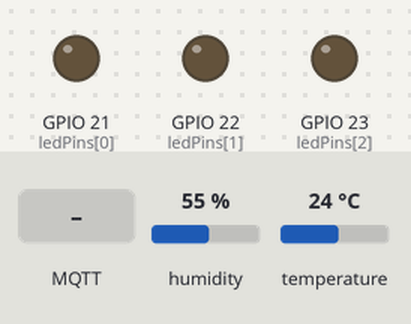
A sketch run on a simulated ESP32. On the bench: output pins drawn as LEDs (lit = HIGH). The inputs (shaded band) are chosen by the test bench; at power-on: humidity 55 %, temperature 24 °C. WiFi joins after 1.5 s; servers stay silent unless stated; no MQTT or app messages arrive unless stated; what the sketch prints to the serial monitor is not drawn.

Above: at 2.7 s.
2.8 s: MQTT message "1" arrives on the first subscribed topic
At 4.0 s:
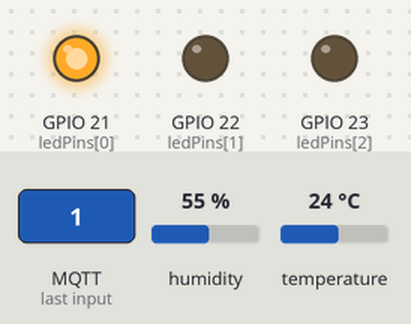
5.0 s: MQTT message "1" arrives on the second subscribed topic
At 6.7 s:
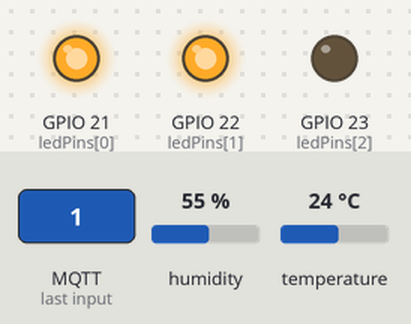
7.0 s: MQTT message "0" arrives on the first subscribed topic
At 8.7 s:
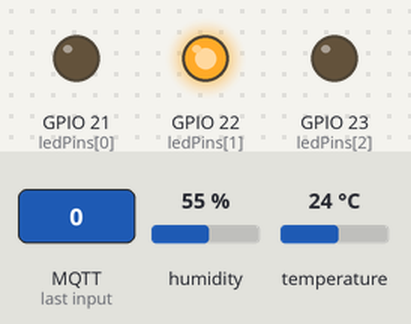
9.0 s: MQTT message "1" arrives on the third subscribed topic
At 10.5 s:
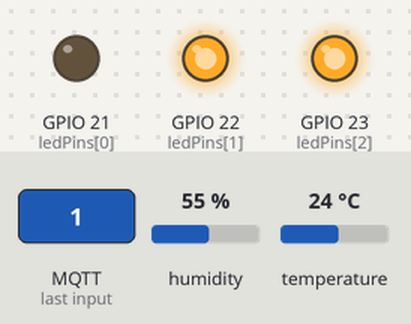
11.0 s: MQTT message "0" arrives on the second subscribed topic
At 12.2 s:
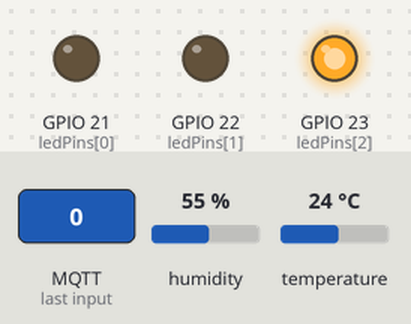
13.0 s: MQTT message "0" arrives on the third subscribed topic
At 14.0 s:
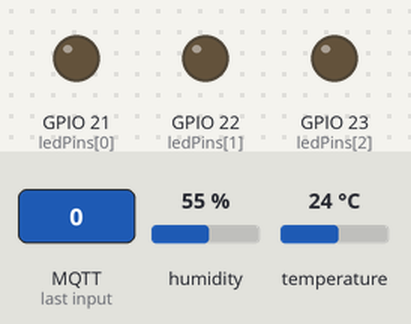
Timing chart, 0 to 16.0 s (numbered marks = the images above; inputs shaded):
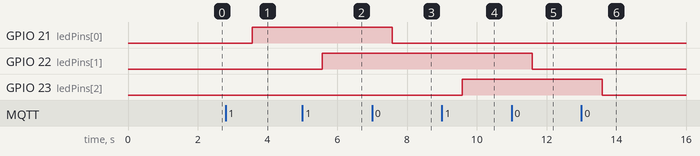

Measured:
- after the input at 2.8 s, GPIO 21 (ledPins[0]): LOW → HIGH after 0.76 s
- after the input at 5.0 s, GPIO 22 (ledPins[1]): LOW → HIGH after 0.57 s
- after the input at 7.0 s, GPIO 21 (ledPins[0]): HIGH → LOW after 0.57 s
- after the input at 9.0 s, GPIO 23 (ledPins[2]): LOW → HIGH after 0.58 s
- after the input at 11.0 s, GPIO 22 (ledPins[1]): HIGH → LOW after 0.59 s
- after the input at 13.0 s, GPIO 23 (ledPins[2]): HIGH → LOW after 0.59 s

The sketch:

sensor_data.ino
```cpp
#include <WiFi.h>
#include <PubSubClient.h>
#include <DHT.h>

// ——— Настройки Wi-Fi ———
const char* ssid     = "TP-Link_B181";
const char* password = "qzectbumFer2426";

// ——— Настройки MQTT ———
const char* mqtt_server = "192.168.0.105";  // IP вашего брокера
const uint16_t mqtt_port = 1884;
const char* pub_topic    = "home/dht22";
const char* sub_topics[] = {
  "home/dht22/led21",
  "home/dht22/led22",
  "home/dht22/led23"
};

// ——— Настройки DHT22 ———
#define DHTPIN 4
#define DHTTYPE DHT22
DHT dht(DHTPIN, DHTTYPE);

// ——— Настройки LED ———
const int ledPins[] = {21, 22, 23};

WiFiClient   espClient;
PubSubClient mqttClient(espClient);

void initWiFi() {
  WiFi.mode(WIFI_STA);
  WiFi.begin(ssid, password);
  Serial.print("Connecting to WiFi");
  while (WiFi.status() != WL_CONNECTED) {
    Serial.print('.');
    delay(500);
  }
  Serial.println();
  Serial.print("WiFi connected, IP: ");
  Serial.println(WiFi.localIP());
}

// Обработчик входящих MQTT-сообщений
void mqttCallback(char* topic, byte* payload, unsigned int length) {
  // Определим состояние ON/OFF
  bool on = (length > 0 && payload[0] == '1');

  // Найдём, к какому пину относится топик
  for (int i = 0; i < 3; i++) {
    if (strcmp(topic, sub_topics[i]) == 0) {
      digitalWrite(ledPins[i], on ? HIGH : LOW);
      Serial.printf("LED on pin %d turned %s\n", ledPins[i], on ? "ON" : "OFF");
      break;
    }
  }
}

void reconnectMQTT() {
  while (!mqttClient.connected()) {
    Serial.print("Connecting to MQTT...");
    if (mqttClient.connect("ESP32-DHT22")) {
      Serial.println("connected");
      // После подключения — подписываемся на команды управления LED
      for (auto &t : sub_topics) {
        mqttClient.subscribe(t);
      }
    } else {
      Serial.print("failed, rc=");
      Serial.print(mqttClient.state());
      Serial.println(" — retry in 5s");
      delay(5000);
    }
  }
}

void setup() {
  Serial.begin(115200);
  dht.begin();

  // Настраиваем пины LED как выходы и сразу гасим
  for (int pin : ledPins) {
    pinMode(pin, OUTPUT);
    digitalWrite(pin, LOW);
  }

  initWiFi();
  mqttClient.setServer(mqtt_server, mqtt_port);
  mqttClient.setCallback(mqttCallback);
}

void loop() {
  if (!mqttClient.connected()) {
    reconnectMQTT();
  }
  mqttClient.loop();

  // Чтение данных DHT22
  float temperature = dht.readTemperature();
  float humidity    = dht.readHumidity();

  if (isnan(temperature) || isnan(humidity)) {
    Serial.println("Failed to read from DHT sensor!");
  } else {
    char payload[64];
    int len = snprintf(payload, sizeof(payload),
      "{\"temperature\":%.1f,\"humidity\":%.1f}",
      temperature, humidity
    );

    bool ok = mqttClient.publish(pub_topic, payload, len);
    if (ok) {
      Serial.print("Published: ");
      Serial.println(payload);
    } else {
      Serial.println("Publish failed");
    }
  }

  delay(2000);
}
```
